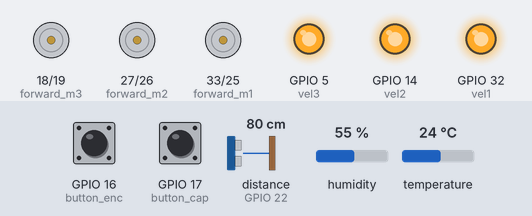
This sketch was run on a simulated ESP32. On the bench: motor-driver pin pairs drawn as motors (green arrow = first pin HIGH = forward, orange = second pin HIGH = backward, longer = more drive), output pins drawn as LEDs (lit = HIGH). Inputs (shaded band) come from the test bench; at power-on: GPIO 16 (button_enc) LOW, distance to the obstacle (sensor on GPIO 22) 80 cm, GPIO 17 (button_cap) LOW, humidity 55 %, temperature 24 °C. The echo pulse lasts 58.3 µs per cm; WiFi joins after 1.5 s; servers stay silent unless stated; what the sketch prints to the serial monitor is not drawn.

Above: at 7.7 s.
7.8 s: GPIO 16 (button_enc) pulled HIGH for 0.15 s
At 8.1 s:
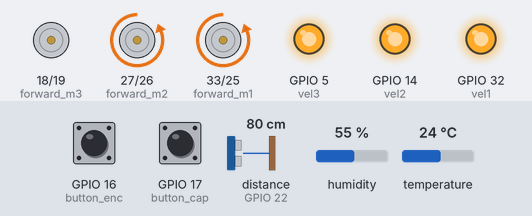
9.4 s: distance to the obstacle (sensor on GPIO 22) set to 11 cm
10.9 s: distance to the obstacle (sensor on GPIO 22) set to 8 cm
At 11.2 s:
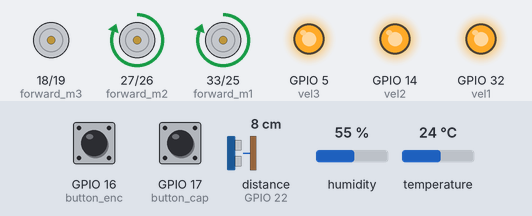
13.9 s: distance to the obstacle (sensor on GPIO 22) set to 18 cm
At 14.7 s:
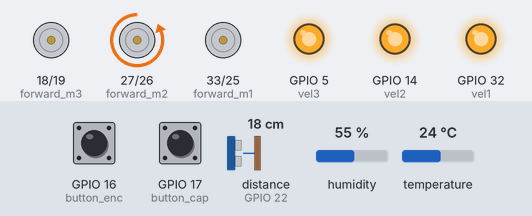
16.4 s: GPIO 17 (button_cap) pulled HIGH for 0.15 s
At 18.5 s:
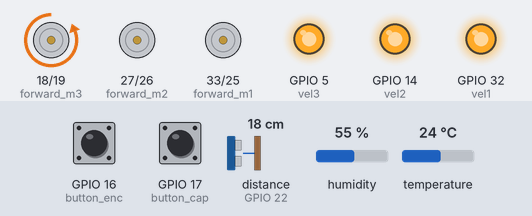
Timing chart, 0 to 31.2 s (numbered marks = the images above; inputs shaded):
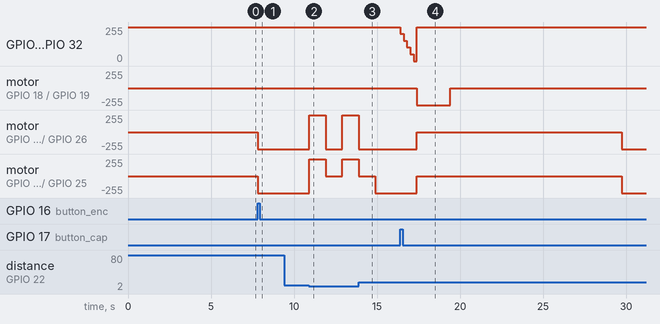

Measured:
- the behaviour switches between 10 and 9 cm on distance to the obstacle (sensor on GPIO 22) (found by bisection; images 1 and 2)
- after the input at 7.8 s, motor on GPIO 27 (forward_m2) / GPIO 26 (reverse_m2), motor on GPIO 33 (forward_m1) / GPIO 25 (reverse_m1): stopped → backward 255/255 at once
- after the input at 10.9 s, motor on GPIO 27 (forward_m2) / GPIO 26 (reverse_m2): backward 255/255 → forward 255/255 at once, → backward 255/255 1.0 s later, → forward 255/255 1.0 s later; motor on GPIO 33 (forward_m1) / GPIO 25 (reverse_m1): backward 255/255 → forward 255/255 at once, → stopped 1.0 s later, → forward 255/255 1.0 s later
- after the input at 13.9 s, motor on GPIO 27 (forward_m2) / GPIO 26 (reverse_m2): goes on until 13.9 s, then stays backward 255/255
- after the input at 16.4 s, GPIO 5 (vel3), GPIO 14 (vel2): 255/255 → 203/255 at once, → 152/255 0.20 s later, → 102/255 0.20 s later, → 51/255 0.20 s later, … (6 changes in this stretch)

The sketch:

Proyecto_Carro.ino
```cpp
#include <ThingSpeak.h>
#include <DHT.h>
#include <DHT_U.h>

#include <ETH.h>
#include <WiFi.h>
#include <WiFiAP.h>
#include <WiFiClient.h>
#include <WiFiGeneric.h>
#include <WiFiMulti.h>
#include <WiFiScan.h>
#include <WiFiServer.h>
#include <WiFiSTA.h>
#include <WiFiType.h>
#include <WiFiUdp.h>

//#include <CapacitiveSensor.h>
#include <UltraDistSensor.h>
#include <EEPROM.h>


//Pines para el motor 1
#define vel1 32 //enable1
#define forward_m1 33 //in1
#define reverse_m1 25 //in2
//Pines para el motor 2
#define vel2 14 //enable2
#define forward_m2 27//in3
#define reverse_m2 26 //in4

//Pines para el motor 3 (Cortadora)
#define vel3 5 //enable1
#define forward_m3 18//in1
#define reverse_m3 19 //in2

#define button_enc 16 //botón para encender y apagar motores
#define button_cap 17  //botón de sensor capacitivo
#define Trig 23 //Pin del trigger
#define Echo 22 //Pin del
//#define Sensor_Cap1 34
//#define Sensor_Cap2 35

//Configuraciones para el PWM
const int frequency = 3000;
const int pwm_channel = 0;
const int resolution = 8;
int dutyCycle = 255; //Velocidad de los motores de 0 a 255

/*Definimos que el Pin de Datos del sensor estará conectado al pin 13 del ESP32*/
#define DHTPIN  13
/*Definimos que el tipo de sensor que estamos utilizando es un DHT11*/
#define DHTTYPE DHT11// DHT 11
/*Se actualizan algunos parámetros del DHT11 con los puntos definidos anteriormente*/
DHT dht(DHTPIN, DHTTYPE);
/*Definimos como constantes Char las credenciales de acceso a la red WiFi*/
const char* ssid="Mi Wifi";
const char* password="NoMolestes";
/*Definimos las credenciales para la conexión a la plataforma*/
unsigned long channelID = 1850691;
const char* WriteAPIKey ="605ZB0HJ0MCSJW89";
/*Definimos el cliente WiFi que usaremos*/
WiFiClient cliente;


//Número de malezas
int n_malezas=0;

UltraDistSensor ultra;
int distance;

int val = 0; //val se emplea para almacenar el estado del boton
int state = 0; // 0 motores apagados, mientras que 1 motores encendidos.
int old_val = 0; // almacena el antiguo valor de val

//CapacitiveSensor sensor=CapacitiveSensor(Sensor_Cap1, Sensor_Cap2);

enum {encendido, avance, obstaculo, maleza, corte} estado ;

void IRAM_ATTR Encendido(){
  val= digitalRead(button_enc); // lee el estado del Boton
  if ((val == HIGH) && (old_val == LOW)){
  state=1-state;
  delay(10);
  }
  old_val = val; // valor antiguo
  if (state==1){
   estado=avance; // envía el estado avance
  }
  else{
    estado=encendido; // envía el estado encendido
    }
}

void setup() {
  pinMode(vel1, OUTPUT);
  pinMode(forward_m1, OUTPUT);
  pinMode(reverse_m1, OUTPUT);
  pinMode(vel2, OUTPUT);
  pinMode(forward_m2, OUTPUT);
  pinMode(reverse_m2, OUTPUT);
  pinMode(vel3, OUTPUT);
  pinMode(forward_m3, OUTPUT);
  pinMode(reverse_m3, OUTPUT);
  pinMode(button_enc, INPUT);
  pinMode(button_cap, INPUT);

  ledcSetup(pwm_channel, frequency, resolution);
  ledcAttachPin(vel1, pwm_channel);
  ledcAttachPin(vel2, pwm_channel);
  ledcAttachPin(vel3, pwm_channel);
  ledcWrite(pwm_channel, dutyCycle);

  ultra.attach(Trig,Echo);
  Serial.begin(115200);
  dht.begin();
  /*Iniciamos la conexión a la red WiFi, y se imprimirán caracteres indicando el tiempo que tarda la conexión*/
  WiFi.begin(ssid,password);
  while(WiFi.status() != WL_CONNECTED){
    delay(500);
    Serial.print(".");
  }
  /*Una vez conectado, se imprimirá una frase y se iniciará la conexión a la Plataforma usando el cliente definido anteriormente*/
  Serial.println("Conectado al WiFi");
  ThingSpeak.begin(cliente);
  delay(5000);

  estado=encendido;
  attachInterrupt(digitalPinToInterrupt(button_enc),Encendido, RISING); //Interrupción del botón encendido/avance


}

void medicion(){
  /*Realizamos la lectura de Temperatura y Humedad del sensor*/
  float temperatura= dht.readTemperature();
  float humedad = dht.readHumidity();
  /*Imprimimos los valores obtenidos en el terminal Serial*/
  Serial.print("Temperatura registrada: ");
  Serial.print(temperatura);
  Serial.println("°C");
  Serial.print("Humedad registrada: ");
  Serial.print(humedad);
  Serial.println("%");
  Serial.println("-----------------------------------------");
  /*Indicamos el orden de envío por campos o Field, en el orden definido de la plataforma, junto a los valores del sensor*/
  ThingSpeak.setField(1,temperatura);
  ThingSpeak.setField(2,humedad);
}


void loop() {
  switch(estado){
    case encendido:
    Serial.println("Encendido");
    //Todos los motores apagados.
    digitalWrite(forward_m1, LOW);
    digitalWrite(reverse_m1, LOW);
    digitalWrite(forward_m2, LOW);
    digitalWrite(reverse_m2, LOW);
    digitalWrite(forward_m3, LOW);
    digitalWrite(reverse_m3, LOW);
        break;

    case avance:
    Serial.println("Avance");
    //Enciende primer motor
    digitalWrite(forward_m1, LOW);
    digitalWrite(reverse_m1, HIGH);
    //Enciende segundo motor
    digitalWrite(forward_m2, LOW);
    digitalWrite(reverse_m2, HIGH);
    distance=ultra.distanceInCm(); //Calcula la distancia en que se encuentre un objeto en cm
    Serial.println(distance);
    if (distance<10){
      //Si un obstáculo se encuentra a una distancia menor a 10cm se detienen los motores y pasa al estado obstáculo.
      digitalWrite(forward_m1, LOW);
      digitalWrite(reverse_m1, LOW);
      digitalWrite(forward_m2, LOW);
      digitalWrite(reverse_m2, LOW);
      estado=obstaculo;
        break;
      }


    if(digitalRead(button_cap)){
      Serial.println("Capacitivo");
      //Reducción de velocidad de motores hasta llegar a cero.
      while(dutyCycle>0){
        dutyCycle = dutyCycle - 51;
        ledcWrite(pwm_channel, dutyCycle);
        delay(200);
        }
      digitalWrite(forward_m1, LOW);
      digitalWrite(reverse_m1, LOW);
      digitalWrite(forward_m2, LOW);
      digitalWrite(reverse_m2, LOW);
      dutyCycle=255;
      estado=corte;
      }
        break;

    case obstaculo:
    Serial.println("Obstáculo");
    //Se enciende los motores de las ruedas en retroceso.
    digitalWrite(forward_m1, HIGH);
    digitalWrite(reverse_m1, LOW);
    digitalWrite(forward_m2, HIGH);
    digitalWrite(reverse_m2, LOW);
    delay(1000); //Por un segundo
    //Se enciende el motor de la rueda izquierda para girar a la derecha
    digitalWrite(forward_m1, LOW);
    digitalWrite(reverse_m1, LOW);
    digitalWrite(forward_m2, LOW);
    digitalWrite(reverse_m2, HIGH);
    delay(1000); //Por un segundo
    estado=avance; //Cambio a estado de avance
        break;

    case maleza:
    Serial.println("Maleza");
    n_malezas++;
    /*Usamos un retardo de 5 segundos, y utilizamos la función Medición para la lectura de los sensores*/
    delay(5000);
    medicion();
    /*Hacemos la conexión y envío de datos a la plataforma, utilizando las credenciales definidas anteriormente*/
    ThingSpeak.writeFields(channelID,WriteAPIKey);
    /*Imprimimos una frase indicando el envío, y agregamos un retardo de 5 segundos*/
    Serial.println("Datos enviados a ThingSpeak!");
    delay(5000);
    estado=avance;

        break;

    case corte:
    Serial.println("Corte");
    ledcWrite(pwm_channel, dutyCycle);
    digitalWrite(forward_m3, LOW);
    digitalWrite(reverse_m3, HIGH);
    delay(2000);
    digitalWrite(forward_m3, LOW);
    digitalWrite(reverse_m3, LOW);
    estado=maleza;
        break;
    }


}
```
